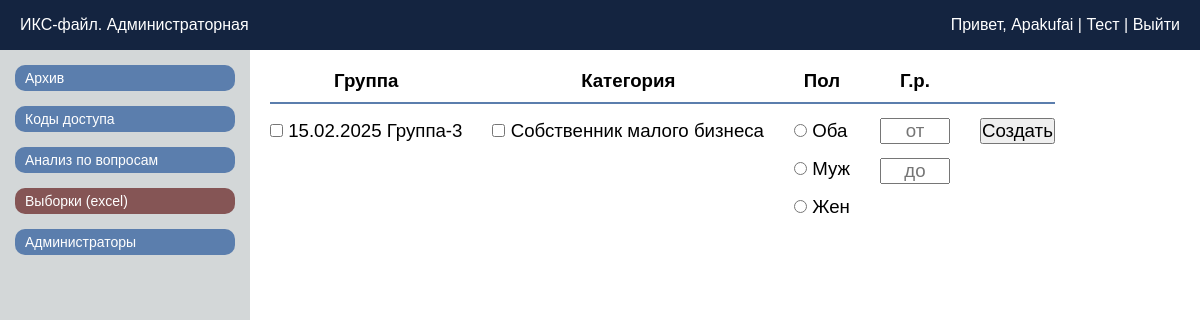
/cab_excelgen (signed in), run on an earlier commit of the app's database.
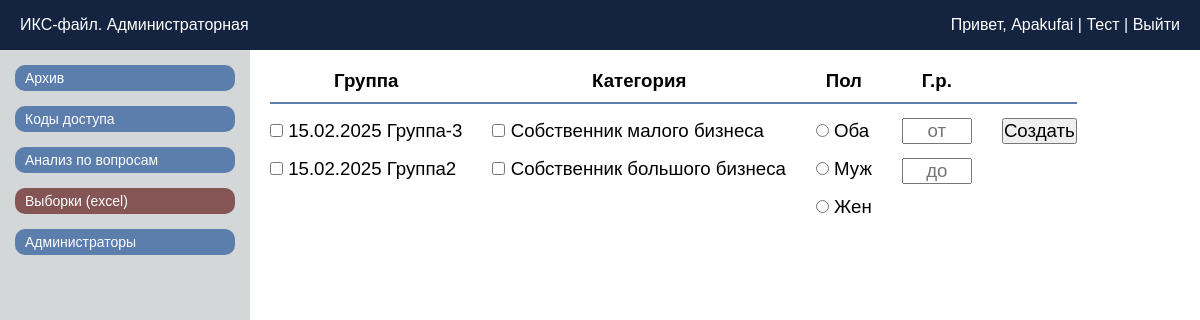
And on a later commit of the database.
### tables this page shows
CREATE TABLE ISeC_results (
                userId TEXT PRIMARY KEY, userGroup TEXT, userName TEXT, userSurname TEXT, userSex TEXT, userBirthyear INTEGER, userCategory TEXT, userEmail TEXT,
                adaptation_1 INTEGER, compromise_1 INTEGER, bidding_1 INTEGER, threat_1 INTEGER, logicArgument_1 INTEGER, emotionsArgument_1 INTEGER,
                adaptationCount_1 REAL, compromiseCount_1 REAL, biddingCount_1 REAL, threatCount_1 REAL, logicArgumentCount_1 REAL, emotionsArgumentCount_1 REAL,
                b1_q1_top INTEGER, b1_q2_top INTEGER, b1_q3_top INTEGER, b1_q4_top INTEGER, b1_q5_top INTEGER, b1_q6_top INTEGER, b1_q7_top INTEGER, b1_q8_top INTEGER,
                b1_q9_top INTEGER, b1_q10_top INTEGER, b1_q11_top INTEGER, b1_q12_top INTEGER, b1_q13_top INTEGER, b1_q14_top INTEGER, b1_q15_top INTEGER,

                adaptation_2 INTEGER, compromise_2 INTEGER, threat_2 INTEGER, cooperation_2 INTEGER, avoidance_2 INTEGER,
                adaptationCount_2 REAL, compromiseCount_2 REAL, threatCount_2 REAL, cooperationCount_2 REAL, avoidanceCount_2 REAL,
                b2_q1_top INTEGER, b2_q2_top INTEGER, b2_q3_top INTEGER, b2_q4_top INTEGER, b2_q5_top INTEGER, b2_q6_top INTEGER, b2_q7_top INTEGER, b2_q8_top INTEGER,
                b2_q9_top INTEGER, b2_q10_top INTEGER, b2_q11_top INTEGER, b2_q12_top INTEGER, b2_q13_top INTEGER, b2_q14_top INTEGER, b2_q15_top INTEGER, b2_q16_top INTEGER,
                b2_q17_top INTEGER, b2_q18_top INTEGER, b2_q19_top INTEGER, b2_q20_top INTEGER, b2_q21_top INTEGER, b2_q22_top INTEGER, b2_q23_top INTEGER, b2_q24_top INTEGER,
                b2_q25_top INTEGER, b2_q26_top INTEGER, b2_q27_top INTEGER, b2_q28_top INTEGER, b2_q29_top INTEGER, b2_q30_top INTEGER,

                adaptation_3 INTEGER, threat_3 INTEGER, cooperation_3 INTEGER,
                adaptationCount_3 REAL, threatCount_3 REAL, cooperationCount_3 REAL,
                b3_q1 INTEGER, b3_q2 INTEGER, b3_q3 INTEGER, b3_q4 INTEGER, b3_q5 INTEGER, b3_q6 INTEGER, b3_q7 INTEGER, b3_q8 INTEGER, b3_q9 INTEGER,

                understandingOfStyles_4 INTEGER, strengthInstallation_4 INTEGER, manipulationInstallation_4 INTEGER, negotiationsInstallation_4 INTEGER,
                strengthInstallationCount_4 REAL, manipulationInstallationCount_4 REAL, negotiationsInstallationCount_4 REAL,
                b4_q1 INTEGER, b4_q2 INTEGER, b4_q3 INTEGER, b4_q4 INTEGER, b4_q5 INTEGER, b4_q6 INTEGER, b4_q7 INTEGER, b4_q8 INTEGER,
                b4_q9 INTEGER, b4_q10 INTEGER, b4_q11 INTEGER, b4_q12 INTEGER, b4_q13 INTEGER, b4_q14 INTEGER, b4_q15 INTEGER, b4_q16 INTEGER,

                adaptation_5 INTEGER, bidding_5 INTEGER, logicArgument_5 INTEGER, emotionsArgument_5 INTEGER, avoidance_5 INTEGER,
                adaptationCount_5 REAL, biddingCount_5 REAL, logicArgumentCount_5 REAL, emotionsArgumentCount_5 REAL, avoidanceCount_5 REAL,
                b5_q1 INTEGER, b5_q2 INTEGER, b5_q3 INTEGER, b5_q4 INTEGER, b5_q5 INTEGER, b5_q6 INTEGER, b5_q7 INTEGER, b5_q8 INTEGER,
                b5_q9 INTEGER, b5_q10 INTEGER, b5_q11 INTEGER, b5_q12 INTEGER,

                logicArgument_6 INTEGER, emotionsArgument_6 INTEGER,
                logicArgumentCount_6 REAL, emotionsArgumentCount_6 REAL,
                b6_q1 INTEGER, b6_q2 INTEGER, b6_q3 INTEGER, b6_q4 INTEGER, b6_q5 INTEGER, b6_q6 INTEGER, b6_q7 INTEGER, b6_q8 INTEGER, b6_q9 INTEGER, b6_q10 INTEGER

            );

### app.py (the view)
@app.route('/cab_excelgen')
def cab_excelgen():
    if 'adminName' not in session:
        return redirect(url_for('cab_login'))
    groups = get_unique_groups()  # Получаем уникальные группы
    categories = get_unique_categories()  # Получаем уникальные категории
    sorted_groups = sort_groups_by_date(groups)  # Сортируем группы по дате
    return render_template('cab_excelgen.html', groups=sorted_groups, categories=categories)

### app.py (called while the page is built)
def get_db_connection():
    try:
        db_path = os.path.join(os.path.dirname(__file__), 'database/ISeC_database.db')
        if not os.path.exists(db_path):
            print(f"База данных не найдена по пути: {db_path}")
        print("Попытка подключения к базе данных...")
        conn = sqlite3.connect(db_path)  # Укажите путь к вашей базе данных
        conn.row_factory = sqlite3.Row  # Позволяет обращаться к столбцам по именам
        print("Подключение успешно.")
        return conn
    except sqlite3.Error as e:
        print(f"Ошибка подключения к базе данных: {e}")
        return None

def get_unique_groups():
    conn = get_db_connection()
    cursor = conn.cursor()
    cursor.execute("SELECT DISTINCT userGroup FROM ISeC_results")
    groups = cursor.fetchall()
    conn.close()
    return [group[0] for group in groups]  # Преобразуем в список

def get_unique_categories():
    conn = get_db_connection()
    cursor = conn.cursor()
    cursor.execute("SELECT DISTINCT userCategory FROM ISeC_results")
    categories = cursor.fetchall()
    conn.close()
    return [category[0] for category in categories]  # Преобразуем в список

def sort_groups_by_date(groups):
    def extract_date(group_name):
        match = re.search(r'(\d{2}\.\d{2}\.\d{4})', group_name)  # Используем регулярное выражение для извлечения даты
        if match:
            date_str = match.group(1)
            return datetime.strptime(date_str, '%d.%m.%Y')  # Преобразуем строку в объект datetime
        return datetime.min  # Если дата не найдена, возвращаем минимальную дату
    return sorted(groups, key=extract_date, reverse=True)  # Сортируем группы по дате в обратном порядке (от самой поздней к самой ранней)

### templates/cab_excelgen.html (shortened to what this page needs)
<!doctype html>
<html lang="ru">
<head>
	<link rel="stylesheet" href="{{ url_for('static', filename='css/style_adminCab.css') }}">
</head>
<body>
	<header class="header">
		<div class="header_ISeC">ИКС-файл. Администраторная</div>
		<div class="header_admin">
			<span>
				Привет, <a href="{{ url_for('index') }}">{{ session['adminName'] }}</a> |
				<a href="{{ url_for('index') }}">Тест</a> |
				<a href="{{ url_for('cab_logout') }}">Выйти</a>
			</span>
		</div>
	</header>
	<main class="main">
		<div class="side_menu">
			<button class="btn_sidelink" onclick="window.location.href='http://127.0.0.1:5000/cab_archive'">
				Архив
			</button>
			<button class="btn_sidelink" onclick="window.location.href='http://127.0.0.1:5000/cab_codes'">
				Коды доступа
			</button>
			<button class="btn_sidelink" onclick="window.location.href='http://127.0.0.1:5000/cab_analysis'">
				Анализ по вопросам
			</button>
			<button class="btn_sidelink_actual" onclick="window.location.href='http://127.0.0.1:5000/cab_excelgen'">
				Выборки (excel)
			</button>
			<button class="btn_sidelink" onclick="window.location.href='http://127.0.0.1:5000/cab_admins'">
				Администраторы
			</button>
		</div>
		<div class="central_codes">
			<table>
				<thead>
					<tr class="conditions_head">
						<th class="conditions_head_th_0">
							<p>Группа</p>
						</th>
						<th class="conditions_head_th_1">
							<p>Категория</p>
						</th>
						<th class="conditions_head_th_2">
							<p>Пол</p>
						</th>
						<th class="conditions_head_th_3">
							<p>Г.р.</p>
						</th>
						<th class="conditions_head_th_4">
						</th>
					</tr>
				</thead>
				<tbody>
					<tr class="conditions_block">
						<td class="conditions_block_td_0">
							<div name="group_fullname">
								{% for group in groups %}
								<div class="group-item {% if loop.index > 10 %}hidden_groups{% endif %}">
									<input type="checkbox" id="group_{{ loop.index }}" name="group_checkbox"
										value="{{ group }}">
									<label for="group_{{ loop.index }}">{{ group }}</label>
								</div>
								{% endfor %}
							</div>
						</td>
						<td class="conditions_block_td_1">
							<div name="category">
								{% for category in categories %}
								<div>
									<input type="checkbox" id="category_{{ loop.index }}" name="category_checkbox"
										value="{{ category }}">
									<label for="category_{{ loop.index }}">{{ category }}</label>
								</div>
								{% endfor %}
							</div>
						</td>
						<td class="conditions_block_td_2">
							<div class="excelgen_inputs">
								<div>
									<input type="radio" name="sex" id="sex_both">
									<label for="sex_both">Оба</label>
								</div>
								<div>
									<input type="radio" name="sex" value="Мужской" id="sex_male">
									<label for="sex_both">Муж</label>
								</div>
								<div>
									<input type="radio" name="sex" value="Женский" id="sex_female">
									<label for="sex_both">Жен</label>
								</div>
							</div>
						</td>
						<td class="conditions_block_td_3">
							<div>
								<input type="text" id="yearFrom" placeholder="от">
							</div>
							<div>
								<input type="text" id="yearUntil" placeholder="до">
							</div>
						</td>
						<td class="conditions_block_td_4">
							<button id="start_excelgen">Создать</button>
						</td>
					</tr>
				</tbody>
			</table>
		</div>
	</main>
</body>
</html>

### static/css/style_adminCab.css (style rules this page uses)
* { margin: 0; padding: 0; box-sizing: border-box; }
body { font-family: Arial, sans-serif; background-color: #ffffff; }
.header { width: 100%; height: 50px; display: flex; justify-content: space-between; align-items: center; padding: 0 10px; color: #ffffff; background-color: #142440; }
.header_ISeC { padding-left: 10px; }
.header_admin { text-align: right; padding-right: 10px; }
a { text-decoration: none; color: inherit; background-color: transparent; }
.main { display: flex; flex-direction: row; }
.side_menu { padding-top: 15px; display: flex; flex-direction: column; width: 250px; background-color: #d3d7d8; height: calc(100vh - 50px); gap: 15px; }
.btn_sidelink { color: #ffffff; background-color: #5b7ead; text-align: left; font-size: 14px; margin: 0 15px; padding: 5px 0 5px 10px; border-radius: 10px; border: none; cursor: pointer; }
.btn_sidelink_actual { color: #ffffff; background-color: #855555; text-align: left; font-size: 14px; margin: 0 15px; padding: 5px 0 5px 10px; border-radius: 10px; border: none; cursor: pointer; }
.central_codes * { border-collapse: collapse; font-size: 14pt; }
.central_codes table { margin: 20px 0 0 20px; }
.conditions_block_td_3 * { width: 70px; margin-top: 7px; text-align: center; }
.conditions_block_td_4 * { margin-top: 14px; }
.conditions_block { vertical-align: top; }
.conditions_head { border-bottom: 2px solid #5b7ead; }
.conditions_head * { padding-bottom: 5px; }
.conditions_head th, .conditions_block_td_0, .conditions_block_td_1, .conditions_block_td_2, .conditions_block_td_3 { padding-right: 30px; }
.conditions_block_td_0 *, .conditions_block_td_1 *, .conditions_block_td_2 * { margin-top: 10px; }

What changed in the data, as far as the page shows it:
added ISeC_results: userGroup "15.02.2025 Группа2", userCategory "Собственник большого бизнеса"
